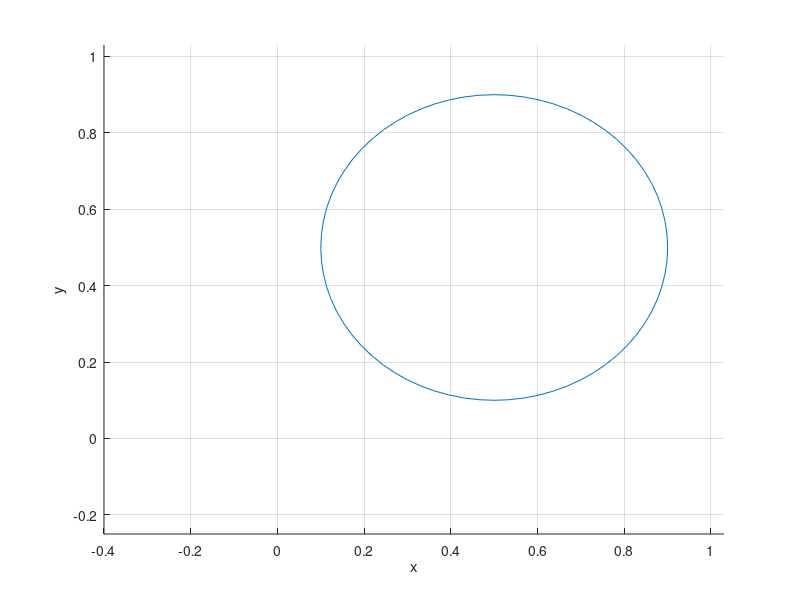

This figure's MATLAB source: (Note: this script raises an error after producing the figure.)
h = 0.025; % Sample time
T = 10; % Simulation time

x0 = [0.8 0 1 0]'; % initial state

N = 15; % Horizon
umaxAbs = 5;

% circle center and radius
c = [0.5 0.5];
r = 0.4;

%% State space model definition
Ad = [1 h;
     0 1];

A = blkdiag(Ad, Ad); % state: x, xdot, y, ydot

B = [h*h/2 0     ;
     h     0     ;
     0     h*h/2 ;
     0     h     ];

%% Cost and contraints

Q = diag([1, 0.00001, 1, 0.00001])*1e5;
R = eye(2);

umax = umaxAbs;
clear umaxAbs

%% Solver style (clear persistent variables

clear mpcSolExact mpcSolSLP

solver1 = @mpcSolExact;
solver2 = @mpcSolSLP;

%% MPC simulation

figure(1);
clf; hold on; grid on; 
xlim([-0.4 1.03]); ylim([-0.25 1.03]);
xlabel("x"); ylabel("y");
drawCircle(c, r, {"Color", [62 150 81]/255});
[XExact, UExact, tRecordedExact] = recordAndShowFinal(solver1, A, B, N, h, Q, R, r, c, umax, x0, T);
plot(XExact(:, 1), XExact(:, 3), "color", "#0072BD")
plot(XExact(1, 1), XExact(1, 3), "o", "color", 	"#A2142F")
plot(XExact(end, 1), XExact(end, 3), "x", "color", "#A2142F")


[XSLP, USLP, tRecordedSLP] = recordAndShowFinal(solver2, A, B, N, h, Q, R, r, c, umax, x0, T);
plot(XSLP(:, 1), XSLP(:, 3), "color", "#D95319")
plot(XSLP(1, 1), XSLP(1, 3), "o", "color", 	"#A2142F")
plot(XSLP(end, 1), XSLP(end, 3), "x", "color", "#A2142F")
legend("Obstacle", "fmincon", "start", "end", "proposed", "", "", 'Location','southeast');

xlabel("x [m]"); ylabel("y [m]");
xlim([-0.25, 1.5]);
axis equal;
setFigSize(gcf, 11, 7.5);
stylingAndSaveAsPdf(gcf, "obst_trajectories.pdf");

fprintf("fmincon: %f\n", sum(tRecordedExact));
fprintf("proposed: %f\n", sum(tRecordedSLP));
fprintf("(after first) fmincon: %f\n", sum(tRecordedExact(3: end)));
fprintf("(after first) proposed: %f\n", sum(tRecordedSLP(3: end)));

figure(3);
clf; hold on; grid on;
plot(tRecordedExact, "color", "#0072BD");
plot(tRecordedSLP, "color", "#D95319");
legend("fmincon", "proposed");
xlabel("Iteration"); ylabel("Time [s]");

setFigSize(gcf, 11, 7.5);
stylingAndSaveAsPdf(gcf, "obst_times.pdf");

figure(4);
clf; hold on; grid on;
plot(UExact(:, 1), "color", "#0072BD");
plot(UExact(:, 2), "color", "#0072BD");
plot(USLP(:, 1), "color", "#D95319");
plot(USLP(:, 2), "color", "#D95319");
legend("fmincon u_x", "fmincon u_y", "proposed u_x", "proposed u_y");

setFigSize(gcf, 11, 7.5);
stylingAndSaveAsPdf(gcf, "obst_actuation.pdf");

function [X, U, tRecorded] = recordAndShowFinal(solver, A, B, N, h, Q, R, r, c, umax, x0, T)

    szA = size(A);
    szB = size(B);

    nx = szA(1);
    nu = szB(2);

    t = 0:h:T;
    tRecorded = zeros(length(t), 1);
    X = zeros(length(t), nx);
    X(1, :) = x0';
    U = zeros(length(t)-1, nu);
    for ii = 2:length(t)
        tic;
        Umpc = solver(A, B, [], umax, X(ii-1, :)', N, Q, R, r, c, [], [], []);
        tRecorded(ii) = toc;
        u = Umpc(1, :);
        if any(isnan(u))
            warning("Optimization failed, u is NaN");
        end
        X(ii, :) = (A*X(ii-1, :)' + B*u')';
        U(ii-1, :) = u;
    end

end
